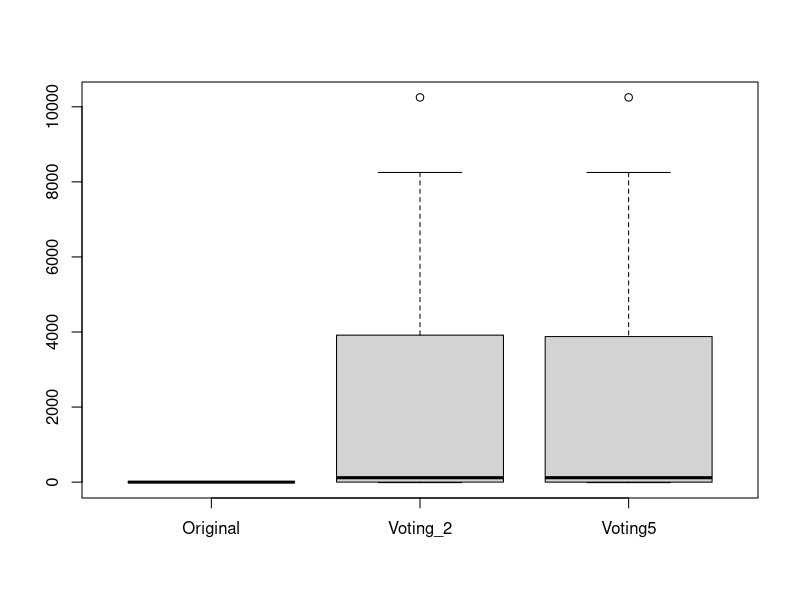

The R script that drew this image:
hOriginal_<-c(0.0,0.5,0.004830917874396135,0.0,0.0,0.48711943793911006,0.01857299417430928,0.011904761904761906,0.014492753623188406,0.006972139331232395,0.019138755980861243,0.01483352765902319,0.4789287120913745,0.007246376811594203,0.006779661016949152,0.011674060238150829,0.5,0.005988023952095809,0.43068509204551003,0.0,0.024096385542168672,0.0,0.011527377521613832,0.0,0.0,0.0,0.017045454545454544,0.04637926858803584,0.009302325581395349,0.0,0.0,0.0,0.011527377521613832,0.5,0.009174311926605503,0.02127659574468085,0.007936507936507936,0.22971186888712664,0.0,0.5,0.0)
hInteDoubBioCBioH_1<-c(0.16206896551724137,0.5,0.5,0.5,0.5,0.4992745273759228,0.5,0.5,0.5,0.4965034965034965,0.5,0.21317753338570306,0.5,0.5,0.5,0.5,0.5,0.5,0.37786259541984735,0.2372259330540775,0.5,0.3250849552054372,0.4970845481049563,0.5,0.5,0.5,0.5,0.5,0.5,0.5,0.5,0.4915254237288136,0.4629342808551992,0.5,0.5,0.5,0.19361676646706588,0.5,0.4935064935064935,0.5,0.034482758620689655)
hInteDoubBioCBioH_2<-c(0.16206896551724137,0.5,0.5,0.5,0.5,0.4284982716681603,0.5,0.5,0.5,0.4965034965034965,0.5,0.1180610107357947,0.5,0.5,0.5,0.5,0.49782608695652175,0.5,0.37786259541984735,0.09110721159289029,0.5,0.2866234167438987,0.4970845481049563,0.37888198757763975,0.5,0.5,0.5,0.5,0.5,0.5,0.49673202614379086,0.461864406779661,0.4585611030126336,0.5,0.5,0.5,0.2265508982035928,0.5,0.08441558441558442,0.5,0.03017241379310345)

hInteDoubBioCBioH1<-(hInteDoubBioCBioH_1-hOriginal_)/hOriginal_*100
hInteDoubBioCBioH1[is.infinite(hInteDoubBioCBioH1)]<-hInteDoubBioCBioH_1[is.infinite(hInteDoubBioCBioH1)]
hInteDoubBioCBioH1[is.nan(hInteDoubBioCBioH1)]<-0

hInteDoubBioCBioH2<-(hInteDoubBioCBioH_2-hOriginal_)/hOriginal_*100
hInteDoubBioCBioH2[is.infinite(hInteDoubBioCBioH2)]<-hInteDoubBioCBioH_2[is.infinite(hInteDoubBioCBioH2)]
hInteDoubBioCBioH2[is.nan(hInteDoubBioCBioH2)]<-0

hOriginal<-(hOriginal_-hOriginal_)*100

horizontal_svm<-data.frame(Original=hOriginal,Voting_2=hInteDoubBioCBioH1,Voting5=hInteDoubBioCBioH2)

boxplot(horizontal_svm)







